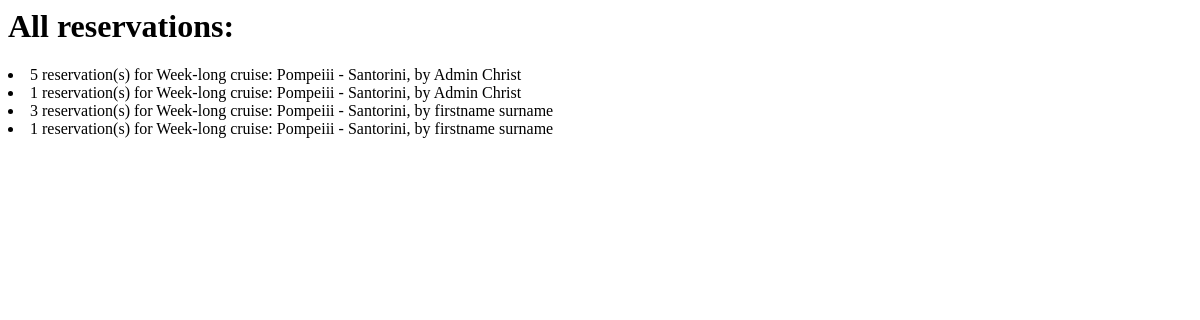
The page /reservation/list/ on the database as committed earlier.
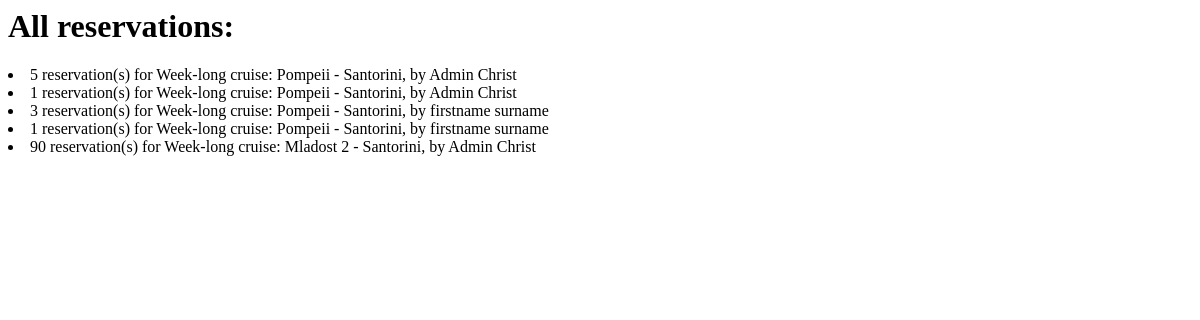
The same page on the database as committed later.
### main/models.py (models this page shows)
class Reservation(models.Model):
    TICKET_TYPES = [
        ("Economy", "Economy"),
        ("Business", "Business")
    ]
    cruise = models.ForeignKey(Cruise, on_delete=models.CASCADE)
    cruise_reservee = models.ForeignKey(SeaManagerCruiseUser, on_delete=models.CASCADE)
    ticket_type = models.CharField(
        max_length=8,
        choices=TICKET_TYPES
    )
    number_of_tickets = models.IntegerField(default=1, blank=False, null=False)
    def __str__(self):
        return f'{self.number_of_tickets} reservation(s) for {self.cruise}, by {self.cruise_reservee}'

class Cruise(models.Model):
    CRUISE_TYPES = [
        ("Week-long", "Week-long"),
        ("Day-long", "Day-long")
    ]
    from_location = models.ForeignKey(CruiseLocation, related_name="from-location+", on_delete=models.CASCADE)
    to_location = models.ForeignKey(CruiseLocation, related_name="to-location+", on_delete=models.CASCADE)
    type = models.CharField(
        max_length=9,
        choices=CRUISE_TYPES
    )
    captain_name = models.ForeignKey(Captain, on_delete=models.CASCADE)
    departure_date_time = models.DateTimeField()
    econ_total_capacity = models.IntegerField()
    business_total_capacity = models.IntegerField()
    image_main = models.URLField(default='https://images.pexels.com/photos/813011/pexels-photo-813011.jpeg')
    image_1 = models.URLField(default='https://media.istockphoto.com/id/458115989/photo/cruise-ship-in-caribbean-sea.jpg?s=612x612&w=0&k=20&c=wMweujKOnZOpihjorKHEdgqI-LDMJkLF-LpV_FhtUWE=')
    image_2 = models.URLField(default='https://media.istockphoto.com/id/1222173565/photo/cruise-ship-msc-seaside-at-cozumel-island-mexico.jpg?s=612x612&w=0&k=20&c=2w3dQqb196mclsS-oMbFEgYl3r7jgQZFgvKYdASUEMs=')
    image_3 = models.URLField(default='https://media.istockphoto.com/id/516463721/photo/3d-cruise-ship-in-beautiful-ocean-with-blue-sky.jpg?s=612x612&w=0&k=20&c=97aWdauUuFSZwMXZ6Ky4TZDuxg9vhjDb98wFj0vwL3s=')
    image_4 = models.URLField(default='https://media.istockphoto.com/id/1155311911/photo/luxury-cruise-ship-sailing-from-the-port-at-sunrise-across-the-ocean-beautiful-summer.jpg?s=612x612&w=0&k=20&c=im3OvbdWWN-vdwcVcSFMGKpmpbB97Elj5Nva8UXJlmA=')
    def __str__(self):
        return f'{self.type} cruise: {self.from_location} - {self.to_location}'

class CruiseLocation(models.Model):
    name = models.CharField(null=True, blank=True, max_length=15)
    image = models.URLField(default='https://www.planetware.com/wpimages/2021/10/best-tropical-vacations-mauritius-aerial.jpg')
    description = models.TextField(null=True, blank=True)
    def __str__(self):
        return self.name

class SeaManagerCruiseUser(AbstractBaseUser, PermissionsMixin):
    username = models.CharField(
        max_length=30,
        unique=True
    )
    USERNAME_FIELD = 'username'
    name = models.CharField(
        max_length=30
    )
    surname = models.CharField(
        max_length=30
    )
    email = models.EmailField(
        default='email@example.com'
    )
    EGN = models.CharField(
        max_length=10
    )
    address = models.CharField(
        max_length=30
    )
    phone_number = models.CharField(
        max_length=15
    )
    is_staff = models.BooleanField(
        default=False,
        blank=True,
    )
    objects = AppUserManager()
    def __str__(self):
        return f'{self.name} {self.surname}'

### main/views_dir/reservation.py (the view)
# urls.py: path("list/", ReservationListView.as_view(), name="reservation_list"),
class ReservationListView(ListView):
    model = Reservation
    template_name = './reservation_views/reservation_list.html'
    context_object_name = 'reservations'
    def get_context_data(self, **kwargs: Any) -> dict[str, Any]:
        context = super().get_context_data(**kwargs)
        return super().get_context_data(**kwargs)

### templates/reservation_views/reservation_list.html
<h1>All reservations:</h1>
{% for reservation in reservations %}
<li> {{ reservation }}</li>
{% endfor %}

Rows that differ between the two databases and show on the page:
changed through a linked row, Reservation: number_of_tickets+cruise+cruise_reservee "5 reservation(s) for Week-long cruise: Pompeiii - Santorini, by Admin Christ" → "5 reservation(s) for Week-long cruise: Pompeii - Santorini, by Admin Christ"
changed through a linked row, Reservation: number_of_tickets+cruise+cruise_reservee "1 reservation(s) for Week-long cruise: Pompeiii - Santorini, by Admin Christ" → "1 reservation(s) for Week-long cruise: Pompeii - Santorini, by Admin Christ"
changed through a linked row, Reservation: number_of_tickets+cruise+cruise_reservee "3 reservation(s) for Week-long cruise: Pompeiii - Santorini, by firstname surname" → "3 reservation(s) for Week-long cruise: Pompeii - Santorini, by firstname surname"
changed through a linked row, Reservation: number_of_tickets+cruise+cruise_reservee "1 reservation(s) for Week-long cruise: Pompeiii - Santorini, by firstname surname" → "1 reservation(s) for Week-long cruise: Pompeii - Santorini, by firstname surname"
added Reservation: number_of_tickets+cruise+cruise_reservee "90 reservation(s) for Week-long cruise: Mladost 2 - Santorini, by Admin Christ"
